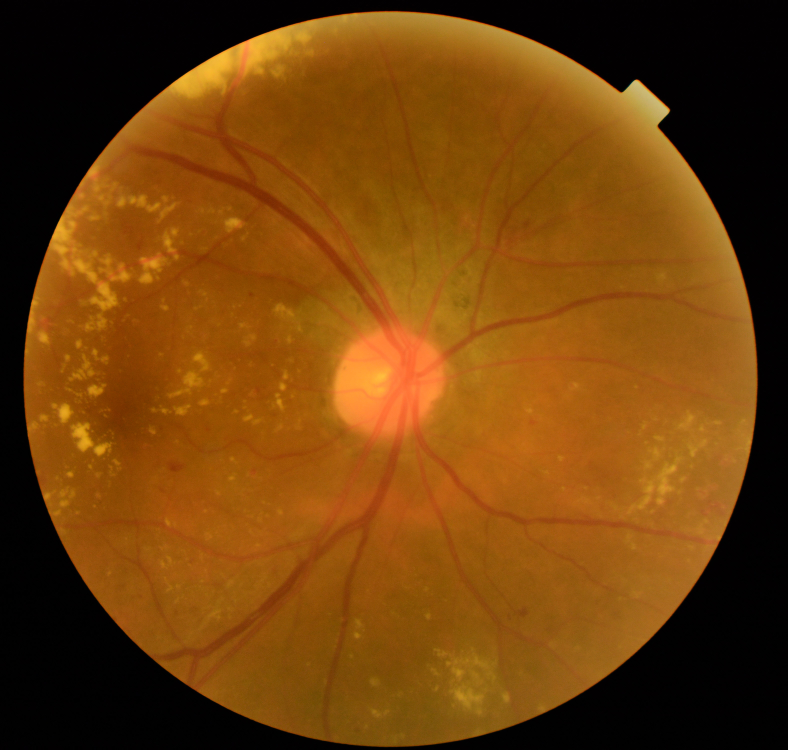
#> input picture backend/1ffa93b8-8d87-11e8-9daf-6045cb817f5b..JPG, 3152 x 3000 px (shown at 1/4 size)
$ python -i camera_classify.py   (imports and definitions only)
#> lines starting #> are read from the running program, lines starting #| are printed output that depends on the picture; after the words box and inside, x2 and y2 are one past the last pixel; in counts of white or black regions, pixels touching at a corner belong together
"""
A prgram to detect fundus image's edge to classfy image by different camera.
if the program fail to predict, it prints "cannot determine"
if there is no dege, it prints "no edge detected"
Otherwise, it prints the edge shape and corresponding camera

How to use: input the target image path in argument e.g. python camera_classify.py sample.jpeg
Also: input txt file path containing path of images. The program will output result to
result.csv. e.g. python camera_classify.py path.txt
"""
import sys
import cv2
import numpy as np
from matplotlib.patches import Circle
import os
import random
import paddle
import paddle.fluid as fluid
import numpy as np
from paddle.fluid.dygraph.nn import Conv2D, Pool2D, Linear
import pandas as pd


#Define the LeNet netork
class LeNet(fluid.dygraph.Layer):
    """
    initialize the network
    param:model,class number
    return:no return value
    """
    # [29 lines left out: functions __init__, forward, not called in this run]


#load the pretrained model
# [4 lines not run here, left out]


def shape(img):
    """
    Crop the edge of the image
    param:image
    return: the edge of image
    """
    width = int(img.shape[1] * 0.3)
    height = int(img.shape[0] * 0.3)
    img = cv2.resize(img, (width, height))
    ret, cimg=cv2.threshold(img, 15, 255, cv2.THRESH_BINARY)
    circles = maxcircle(cimg)
    cv2.circle(cimg, (int(circles[0]), int(circles[1])), int(circles[2]+3), (0, 0, 0),
               thickness=-1, lineType=8, shift=0)
    contours, _ = cv2.findContours(cimg, cv2.RETR_TREE, cv2.CHAIN_APPROX_SIMPLE)
    # Find object with the biggest bounding box
    mx = (0, 0, 0, 0)      # biggest bounding box so far
    mx_area = 0
    for cont in contours:
        x, y, w, h = cv2.boundingRect(cont)
        area = w * h
        if area > mx_area:
            mx = x, y, w, h
            mx_area = area
    x, y, w, h = mx

    # Output to files
    roi=cimg[y: y + h, x: x + w]
    if(roi.size != 0):
        roi = cv2.cvtColor(roi, cv2.COLOR_GRAY2BGR)
    return roi

def maxcircle(cimg):
    """
    Findout the max radius of circle (This part is most time-consuming)
    param:image
    return:max radius and coordinate of center
    """
    widthCounts = np.bincount(np.nonzero(cimg)[0])
    heightCounts = np.bincount(np.nonzero(cimg)[1])
    maxWCount = np.argmax(widthCounts)
    maxHCount = np.argmax(heightCounts)
    maxWidth = 0
    maxHeight = 0
    xCoor = 0
    yCoor = 0
    for i in range(cimg.shape[1]):
        if(cimg[maxWCount][i] != 0):
            maxWidth += 1
            xCoor = i - maxWidth / 2
    for j in range(cimg.shape[0]):
        if(cimg[j][maxHCount] != 0):
            maxHeight += 1
            yCoor = j - maxHeight / 2
    if(maxHeight > maxWidth):
        return [xCoor, yCoor, maxHeight / 2]
    else:
        return [xCoor, yCoor, maxWidth / 2]

# [16 lines left out: function transform_img, not called in this run]

def area(img):
    """
    area of filled part in image in percentage
    param: image
    return: area
    """
    return (img == 255).sum() / (img.size + 1)


def readImg(path):
    """
    read the image and decide
    param:path
    output:result
    """
    img = cv2.imread(path, 0)
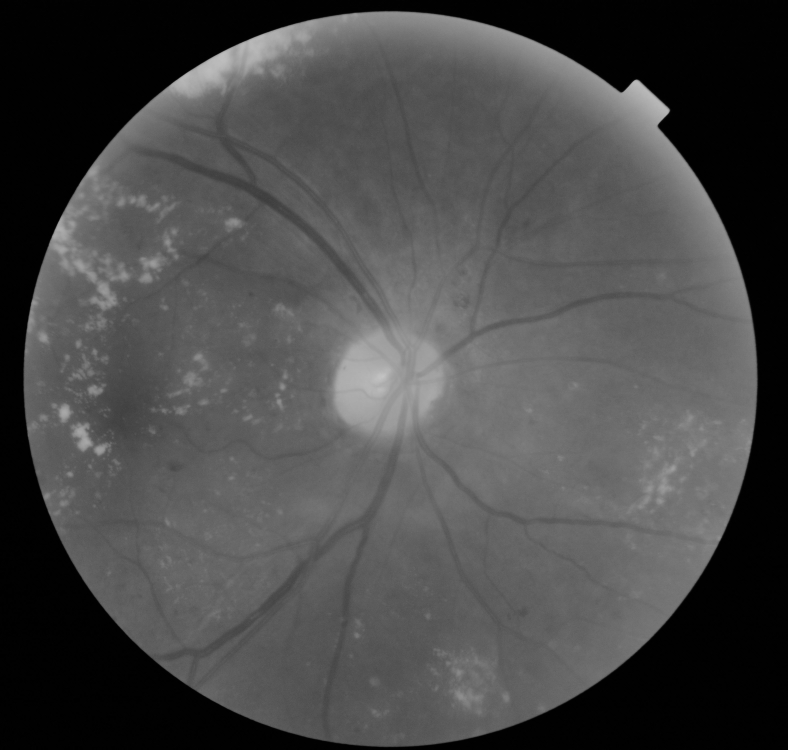
#> img: shape (3000, 3152) (shown at 1/4 size); min 0, max 196, mean 73.3
    result = shape(img)
#> in shape, `img = cv2.resize(img, (width, height))`:
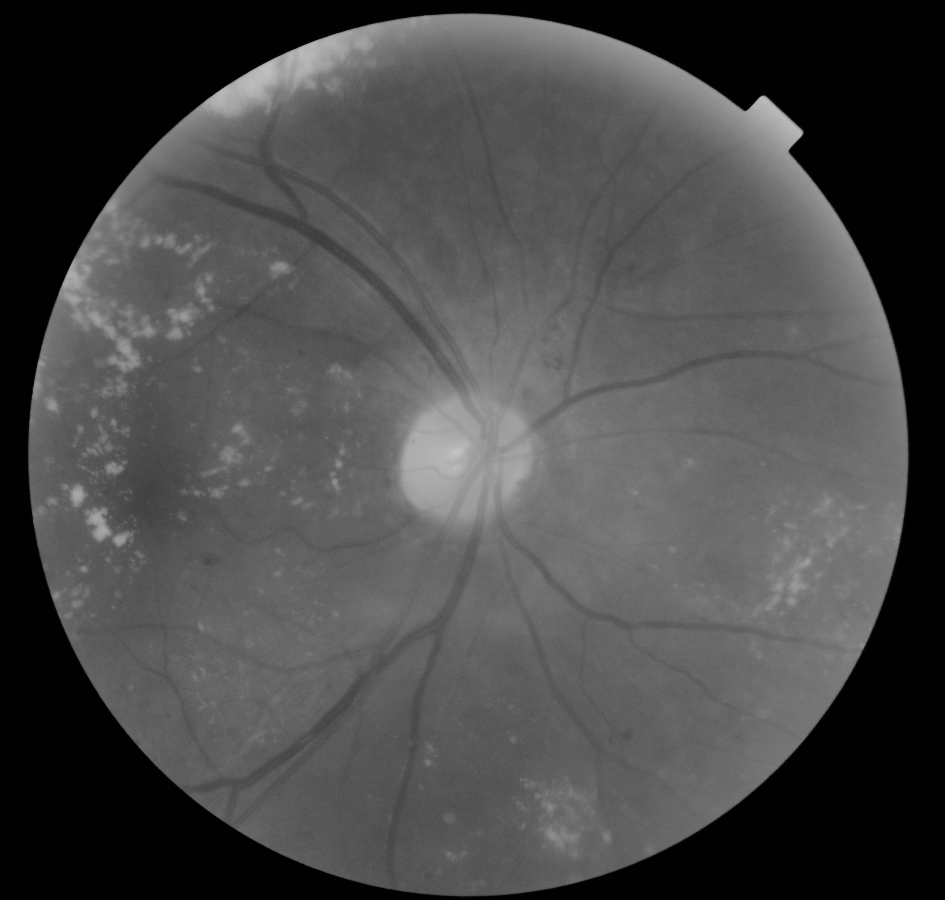
#> img: shape (900, 945); min 0, max 195, mean 73.2
#> in shape, `ret, cimg=cv2.threshold(img, 15, 255, cv2.THRESH_BINARY)`:
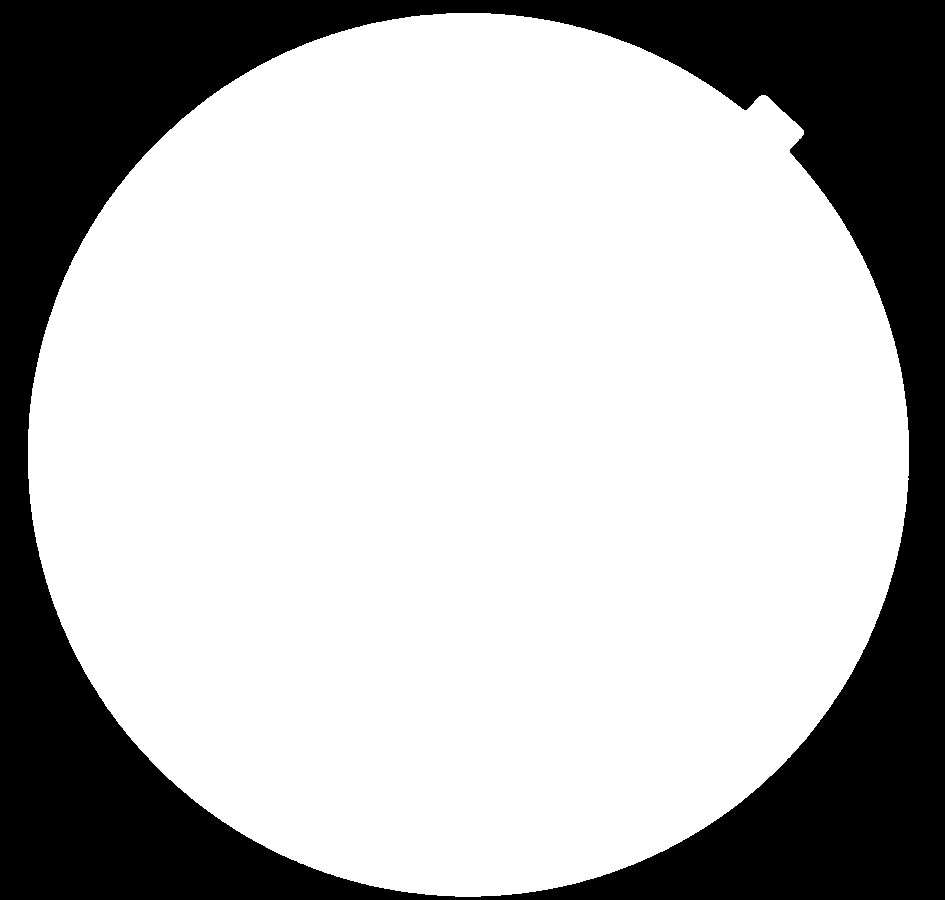
#> cimg: shape (900, 945); 72.1% white; 1 black region, box (x1, y1, x2, y2) and area: (0, 0, 945, 900) 237167
#> in maxcircle, `widthCounts = np.bincount(np.nonzero(cimg)[0])`: widthCounts = 897 values, max 881 at index 430, min 0 at index 0, mean 683.8
#> in maxcircle, `heightCounts = np.bincount(np.nonzero(cimg)[1])`: heightCounts = 909 values, max 884 at index 455, min 0 at index 0, mean 674.7
#> in maxcircle, `maxWCount = np.argmax(widthCounts)`: maxWCount = 430
#> in maxcircle, `maxHCount = np.argmax(heightCounts)`: maxHCount = 455
#> after the loop in maxcircle, `for i in range(cimg.shape[1]):`: maxWidth = 881
#> after the loop in maxcircle, `for j in range(cimg.shape[0]):`: maxHeight = 884
#> in shape, `circles = maxcircle(cimg)`: circles = [467.5, 454, 442]
#> in shape, `cv2.circle(cimg, (int(circles[0]), int(circles[1])), int(circles[2]+3)..`:
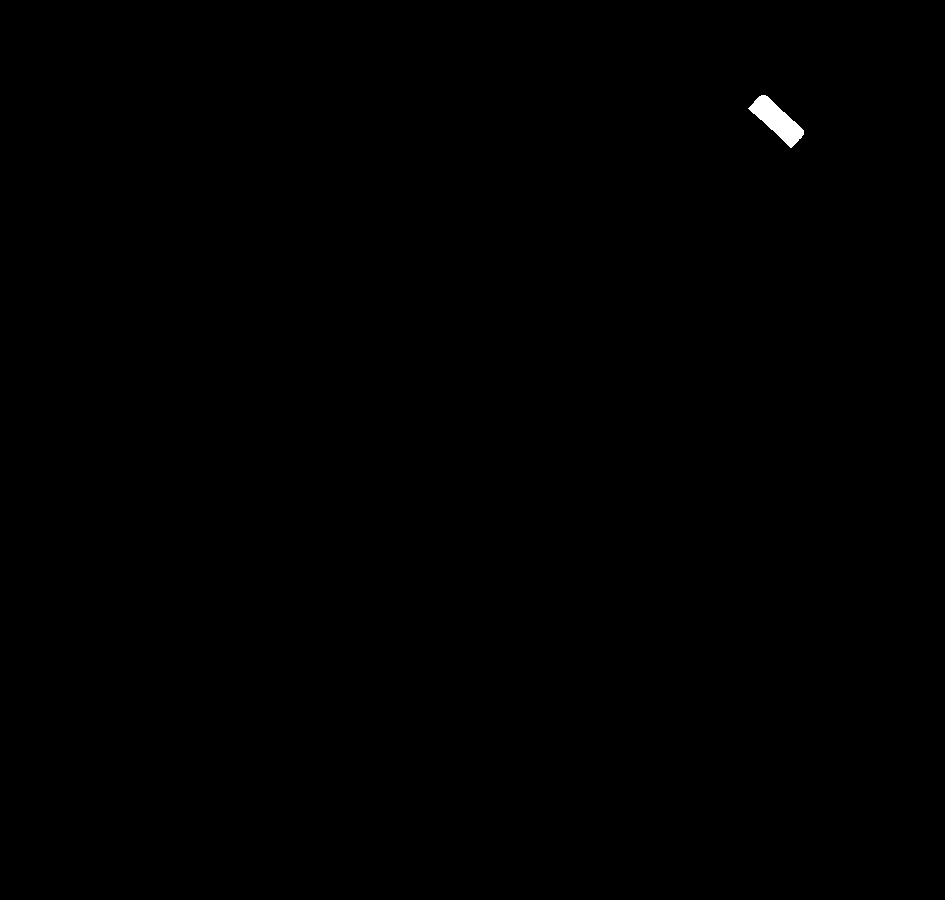
#> cimg: shape (900, 945); 0.15% white; 1 white region
#> in shape, `contours, _ = cv2.findContours(cimg, cv2.RETR_TREE, cv2.CHAIN_APPROX_S..`: contours = 1 contour; box (x1, y1, x2, y2) and area: (748, 95, 804, 148) 1208
#> the loop in shape, `for cont in contours:` made 1 pass
#> (x, y, w, h, area, mx_area) on pass 1: (748, 95, 56, 53, 2968, 2968)
#> after the loop in shape, `for cont in contours:`: mx_area = 2968
#> in shape, `roi=cimg[y: y + h, x: x + w]`:
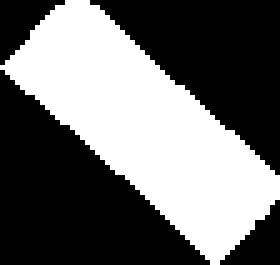
#> roi: shape (53, 56) (shown 5 times larger); 42.7% white; 1 white region, box (x1, y1, x2, y2) and area: (0, 0, 56, 53) 1268
    a = area(result)
#> a = 0.427
    if(result.size < 500):
        return "no edge detected"
    elif(result.size > 10000):
        return "cannot determine"
    elif(a < 0.2):
        return "cannot determine"
    else:
#> (the run stopped early here; a loop or call above may not have finished)
